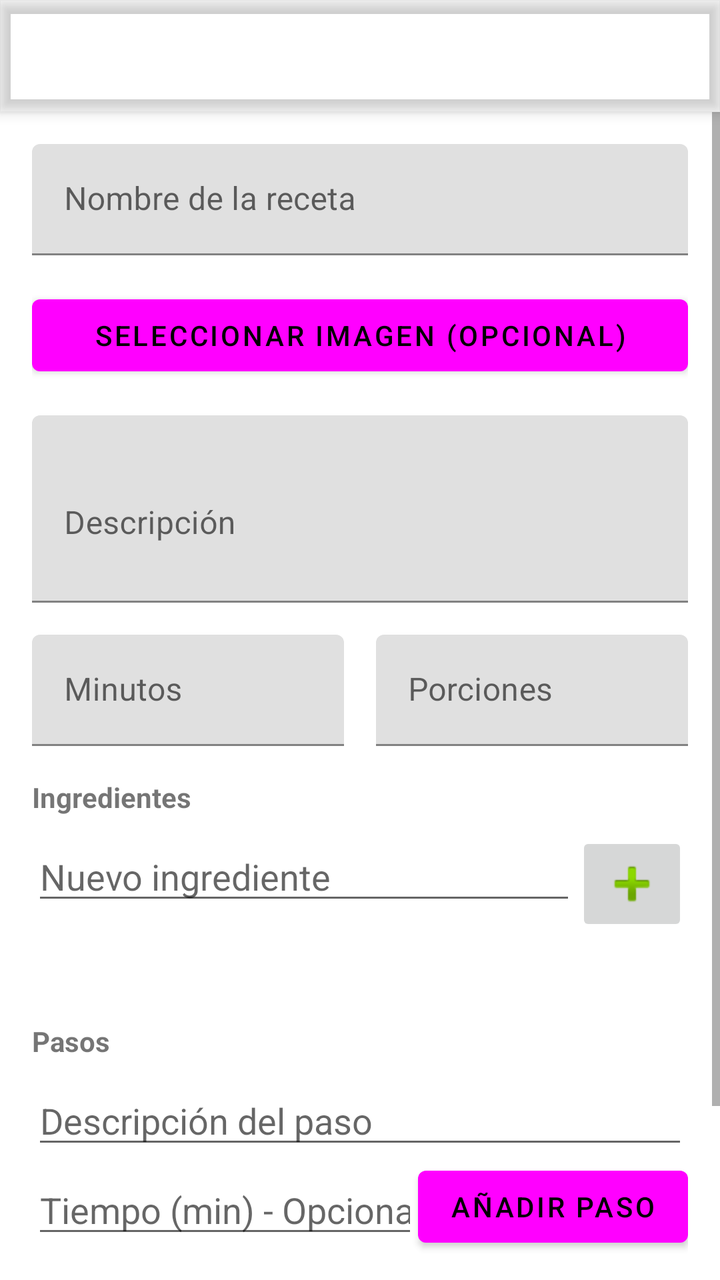
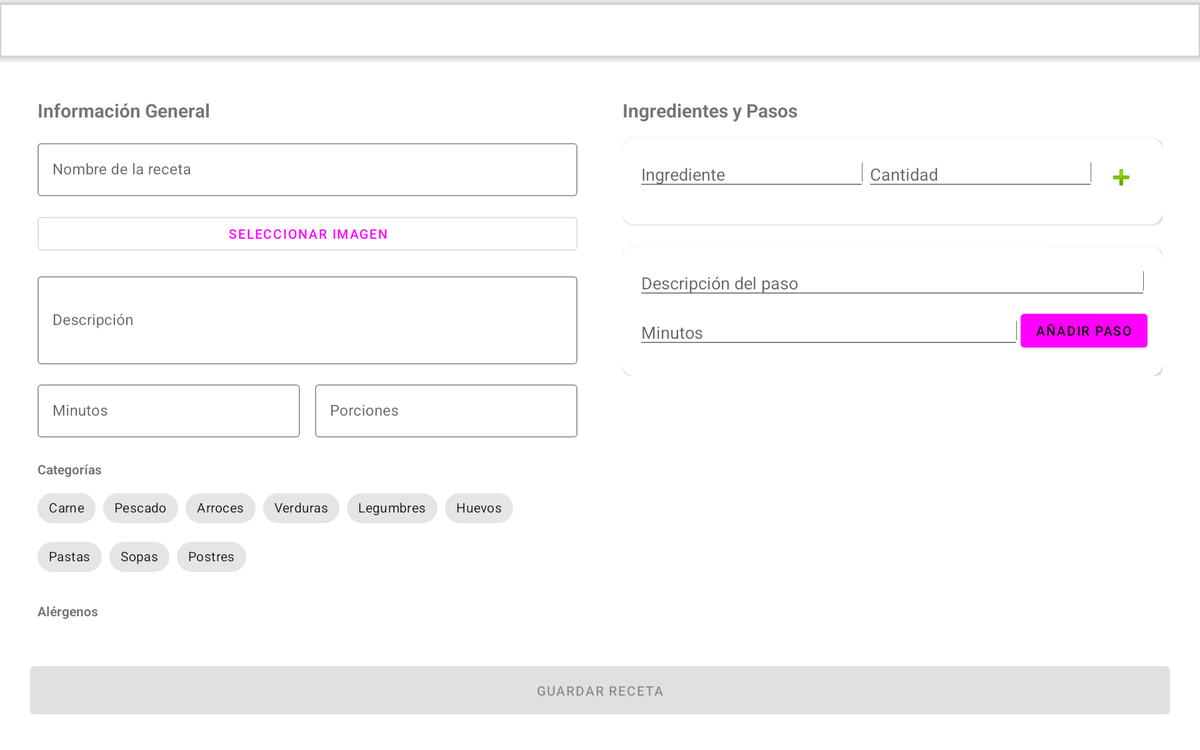

Two renders of one Android screen. The first uses the default layout on a phone; the second uses the alternative layout the repository ships for a different screen configuration, on a matching device. The two XML files are below.
<!-- AndroidManifest.xml: application theme Theme.RecetasApp -->
<!-- res/layout/activity_recipe_form.xml -->
<?xml version="1.0" encoding="utf-8"?>
<androidx.coordinatorlayout.widget.CoordinatorLayout xmlns:android="http://schemas.android.com/apk/res/android"
    xmlns:app="http://schemas.android.com/apk/res-auto"
    xmlns:tools="http://schemas.android.com/tools"
    android:layout_width="match_parent"
    android:layout_height="match_parent"
    tools:context=".ui.RecipeFormActivity">

    <com.google.android.material.appbar.AppBarLayout
        android:layout_width="match_parent"
        android:layout_height="wrap_content"
        android:theme="@style/Theme.RecetasApp.AppBarOverlay">
        
        <androidx.appcompat.widget.Toolbar
            android:id="@+id/toolbar"
            android:layout_width="match_parent"
            android:layout_height="?attr/actionBarSize"
            android:background="?attr/colorPrimary"
            app:popupTheme="@style/Theme.RecetasApp.PopupOverlay" />
    </com.google.android.material.appbar.AppBarLayout>

    <ScrollView
        android:layout_width="match_parent"
        android:layout_height="match_parent"
        app:layout_behavior="@string/appbar_scrolling_view_behavior">

        <LinearLayout
            android:layout_width="match_parent"
            android:layout_height="wrap_content"
            android:orientation="vertical"
            android:padding="16dp">

            <com.google.android.material.textfield.TextInputLayout
                android:layout_width="match_parent"
                android:layout_height="wrap_content"
                android:hint="Nombre de la receta"
                android:layout_marginBottom="16dp">

                <com.google.android.material.textfield.TextInputEditText
                    android:id="@+id/etRecipeName"
                    android:layout_width="match_parent"
                    android:layout_height="wrap_content"
                    android:inputType="textCapSentences"/>
            </com.google.android.material.textfield.TextInputLayout>

            <com.google.android.material.textfield.TextInputLayout
                android:layout_width="match_parent"
                android:layout_height="wrap_content"
                android:hint="URL de la imagen (opcional)"
                android:layout_marginBottom="16dp">

                <Button
                    android:id="@+id/etRecipeImage"
                    android:layout_width="match_parent"
                    android:layout_height="wrap_content"
                    android:text="Seleccionar imagen (opcional)"/>
            </com.google.android.material.textfield.TextInputLayout>

            <com.google.android.material.textfield.TextInputLayout
                android:layout_width="match_parent"
                android:layout_height="wrap_content"
                android:hint="Descripción"
                android:layout_marginBottom="16dp">

                <com.google.android.material.textfield.TextInputEditText
                    android:id="@+id/etRecipeDescription"
                    android:layout_width="match_parent"
                    android:layout_height="wrap_content"
                    android:inputType="textMultiLine"
                    android:lines="3"/>
            </com.google.android.material.textfield.TextInputLayout>

            <LinearLayout
                android:layout_width="match_parent"
                android:layout_height="wrap_content"
                android:orientation="horizontal"
                android:layout_marginBottom="16dp">

                <com.google.android.material.textfield.TextInputLayout
                    android:layout_width="0dp"
                    android:layout_height="wrap_content"
                    android:layout_weight="1"
                    android:hint="Minutos"
                    android:layout_marginEnd="8dp">

                    <com.google.android.material.textfield.TextInputEditText
                        android:id="@+id/etPrepTime"
                        android:layout_width="match_parent"
                        android:layout_height="wrap_content"
                        android:inputType="number"/>
                </com.google.android.material.textfield.TextInputLayout>

                <com.google.android.material.textfield.TextInputLayout
                    android:layout_width="0dp"
                    android:layout_height="wrap_content"
                    android:layout_weight="1"
                    android:hint="Porciones"
                    android:layout_marginStart="8dp">

                    <com.google.android.material.textfield.TextInputEditText
                        android:id="@+id/etServings"
                        android:layout_width="match_parent"
                        android:layout_height="wrap_content"
                        android:inputType="number"/>
                </com.google.android.material.textfield.TextInputLayout>
            </LinearLayout>

            <TextView
                android:layout_width="match_parent"
                android:layout_height="wrap_content"
                android:text="Ingredientes"
                android:textStyle="bold"
                android:layout_marginBottom="8dp"/>

            
            <LinearLayout
                android:layout_width="match_parent"
                android:layout_height="wrap_content"
                android:orientation="horizontal"
                android:layout_marginBottom="8dp">
                
                <EditText
                    android:id="@+id/etNewIngredient"
                    android:layout_width="0dp"
                    android:layout_height="wrap_content"
                    android:layout_weight="1"
                    android:hint="Nuevo ingrediente"/>
                    
                <ImageButton
                    android:id="@+id/btnAddIngredient"
                    android:layout_width="wrap_content"
                    android:layout_height="wrap_content"
                    android:src="@android:drawable/ic_input_add"/>
            </LinearLayout>
            
            <TextView
                android:id="@+id/tvIngredientsPreview"
                android:layout_width="match_parent"
                android:layout_height="wrap_content"
                android:layout_marginBottom="16dp"/>

            
            <TextView
                android:layout_width="match_parent"
                android:layout_height="wrap_content"
                android:text="Pasos"
                android:textStyle="bold"
                android:layout_marginBottom="8dp"/>
                
            <EditText
                android:id="@+id/etStepDesc"
                android:layout_width="match_parent"
                android:layout_height="wrap_content"
                android:hint="Descripción del paso"
                android:inputType="textMultiLine"/>

            <LinearLayout
                android:layout_width="match_parent"
                android:layout_height="wrap_content"
                android:orientation="horizontal"
                android:gravity="center_vertical"
                android:layout_marginBottom="8dp">
                
                <EditText
                    android:id="@+id/etStepTime"
                    android:layout_width="0dp"
                    android:layout_height="wrap_content"
                    android:layout_weight="1"
                    android:inputType="number"
                    android:hint="Tiempo (min) - Opcional"/>
                    
                <Button
                    android:id="@+id/btnAddStep"
                    android:layout_width="wrap_content"
                    android:layout_height="wrap_content"
                    android:text="Añadir Paso"/>
            </LinearLayout>

            <TextView
                android:id="@+id/tvStepsPreview"
                android:layout_width="match_parent"
                android:layout_height="wrap_content"
                android:layout_marginBottom="24dp"/>

            <Button
                android:id="@+id/btnSaveRecipe"
                android:layout_width="match_parent"
                android:layout_height="wrap_content"
                android:text="GUARDAR RECETA"
                android:enabled="false"/>

        </LinearLayout>
    </ScrollView>
</androidx.coordinatorlayout.widget.CoordinatorLayout>
<!-- resources referenced by this layout -->
<resources>
  <style name="Theme.RecetasApp.AppBarOverlay" parent="ThemeOverlay.AppCompat.Dark.ActionBar" />
  <style name="Theme.RecetasApp.PopupOverlay" parent="ThemeOverlay.AppCompat.Light" />
  <style name="Theme.RecetasApp" parent="Theme.MaterialComponents.DayNight.NoActionBar">
          
          <item name="colorPrimary">@color/secondaryColor</item>
          <item name="colorPrimaryVariant">@color/secondaryColor</item>
          <item name="colorOnPrimary">@color/black</item>
          
          <item name="colorSecondary">@color/verdePrimarioSombra</item>
          <item name="colorSecondaryVariant">@color/verdePrimarioSombra</item>
          <item name="colorOnSecondary">@color/white</item>
          
          <item name="android:statusBarColor">?attr/colorPrimaryVariant</item>
  
          
          <item name="android:windowBackground">@color/primaryColor</item>
          
      </style>
  <color name="black">#FF000000</color>
  <color name="verdePrimarioSombra">#75BC0B</color>
  <color name="white">#FFFFFFFF</color>
</resources>
<!-- res/layout-w1240dp/activity_recipe_form.xml (the repository's variant of the layout above) -->
<!-- drawn on a large tablet held sideways -->
<?xml version="1.0" encoding="utf-8"?>
<androidx.coordinatorlayout.widget.CoordinatorLayout xmlns:android="http://schemas.android.com/apk/res/android"
    xmlns:app="http://schemas.android.com/apk/res-auto"
    xmlns:tools="http://schemas.android.com/tools"
    android:layout_width="match_parent"
    android:layout_height="match_parent"
    tools:context=".ui.RecipeFormActivity">

    <com.google.android.material.appbar.AppBarLayout
        android:layout_width="match_parent"
        android:layout_height="wrap_content"
        android:theme="@style/Theme.RecetasApp.AppBarOverlay">

        <androidx.appcompat.widget.Toolbar
            android:id="@+id/toolbar"
            android:layout_width="match_parent"
            android:layout_height="?attr/actionBarSize"
            android:background="?attr/colorPrimary"
            app:popupTheme="@style/Theme.RecetasApp.PopupOverlay" />
    </com.google.android.material.appbar.AppBarLayout>

    <androidx.constraintlayout.widget.ConstraintLayout
        android:layout_width="match_parent"
        android:layout_height="match_parent"
        android:padding="32dp"
        app:layout_behavior="@string/appbar_scrolling_view_behavior">

        <androidx.core.widget.NestedScrollView
            android:id="@+id/nsvLeft"
            android:layout_width="0dp"
            android:layout_height="0dp"
            android:layout_marginEnd="16dp"
            app:layout_constraintBottom_toTopOf="@id/btnSaveRecipe"
            app:layout_constraintEnd_toStartOf="@+id/guidelineCenter"
            app:layout_constraintStart_toStartOf="parent"
            app:layout_constraintTop_toTopOf="parent">

            <LinearLayout
                android:layout_width="match_parent"
                android:layout_height="wrap_content"
                android:orientation="vertical"
                android:padding="8dp">

                <TextView
                    android:layout_width="match_parent"
                    android:layout_height="wrap_content"
                    android:text="Información General"
                    android:textSize="20sp"
                    android:textStyle="bold"
                    android:layout_marginBottom="16dp"/>

                <com.google.android.material.textfield.TextInputLayout
                    android:layout_width="match_parent"
                    android:layout_height="wrap_content"
                    android:hint="Nombre de la receta"
                    android:layout_marginBottom="16dp"
                    style="@style/Widget.MaterialComponents.TextInputLayout.OutlinedBox">
                    <com.google.android.material.textfield.TextInputEditText
                        android:id="@+id/etRecipeName"
                        android:layout_width="match_parent"
                        android:layout_height="wrap_content"
                        android:inputType="textCapSentences"/>
                </com.google.android.material.textfield.TextInputLayout>

                <Button
                    android:id="@+id/etRecipeImage"
                    android:layout_width="match_parent"
                    android:layout_height="wrap_content"
                    android:text="Seleccionar imagen"
                    style="@style/Widget.MaterialComponents.Button.OutlinedButton"
                    android:layout_marginBottom="16dp"/>

                <com.google.android.material.textfield.TextInputLayout
                    android:layout_width="match_parent"
                    android:layout_height="wrap_content"
                    android:hint="Descripción"
                    android:layout_marginBottom="16dp"
                    style="@style/Widget.MaterialComponents.TextInputLayout.OutlinedBox">
                    <com.google.android.material.textfield.TextInputEditText
                        android:id="@+id/etRecipeDescription"
                        android:layout_width="match_parent"
                        android:layout_height="wrap_content"
                        android:inputType="textMultiLine"
                        android:lines="3"/>
                </com.google.android.material.textfield.TextInputLayout>

                <LinearLayout
                    android:layout_width="match_parent"
                    android:layout_height="wrap_content"
                    android:orientation="horizontal"
                    android:layout_marginBottom="24dp">
                    <com.google.android.material.textfield.TextInputLayout
                        android:layout_width="0dp"
                        android:layout_height="wrap_content"
                        android:layout_weight="1"
                        android:hint="Minutos"
                        android:layout_marginEnd="8dp"
                        style="@style/Widget.MaterialComponents.TextInputLayout.OutlinedBox">
                        <com.google.android.material.textfield.TextInputEditText
                            android:id="@+id/etPrepTime"
                            android:layout_width="match_parent"
                            android:layout_height="wrap_content"
                            android:inputType="number"/>
                    </com.google.android.material.textfield.TextInputLayout>
                    <com.google.android.material.textfield.TextInputLayout
                        android:layout_width="0dp"
                        android:layout_height="wrap_content"
                        android:layout_weight="1"
                        android:hint="Porciones"
                        android:layout_marginStart="8dp"
                        style="@style/Widget.MaterialComponents.TextInputLayout.OutlinedBox">
                        <com.google.android.material.textfield.TextInputEditText
                            android:id="@+id/etServings"
                            android:layout_width="match_parent"
                            android:layout_height="wrap_content"
                            android:inputType="number"/>
                    </com.google.android.material.textfield.TextInputLayout>
                </LinearLayout>

                <TextView
                    android:layout_width="match_parent"
                    android:layout_height="wrap_content"
                    android:text="Categorías"
                    android:textStyle="bold"
                    android:layout_marginBottom="8dp"/>
                <com.google.android.material.chip.ChipGroup
                    android:id="@+id/cgCategories"
                    android:layout_width="match_parent"
                    android:layout_height="wrap_content"
                    android:layout_marginBottom="24dp"
                    app:chipSpacingVertical="4dp">
                    <com.google.android.material.chip.Chip android:id="@+id/chipCarne" style="@style/Widget.MaterialComponents.Chip.Filter" android:layout_width="wrap_content" android:layout_height="wrap_content" android:checkable="true" android:text="Carne" />
                    <com.google.android.material.chip.Chip android:id="@+id/chipPescado" style="@style/Widget.MaterialComponents.Chip.Filter" android:layout_width="wrap_content" android:layout_height="wrap_content" android:checkable="true" android:text="Pescado" />
                    <com.google.android.material.chip.Chip android:id="@+id/chipArroces" style="@style/Widget.MaterialComponents.Chip.Filter" android:layout_width="wrap_content" android:layout_height="wrap_content" android:checkable="true" android:text="Arroces" />
                    <com.google.android.material.chip.Chip android:id="@+id/chipVerduras" style="@style/Widget.MaterialComponents.Chip.Filter" android:layout_width="wrap_content" android:layout_height="wrap_content" android:checkable="true" android:text="Verduras" />
                    <com.google.android.material.chip.Chip android:id="@+id/chipLegumbres" style="@style/Widget.MaterialComponents.Chip.Filter" android:layout_width="wrap_content" android:layout_height="wrap_content" android:checkable="true" android:text="Legumbres" />
                    <com.google.android.material.chip.Chip android:id="@+id/chipHuevos" style="@style/Widget.MaterialComponents.Chip.Filter" android:layout_width="wrap_content" android:layout_height="wrap_content" android:checkable="true" android:text="Huevos" />
                    <com.google.android.material.chip.Chip android:id="@+id/chipPastas" style="@style/Widget.MaterialComponents.Chip.Filter" android:layout_width="wrap_content" android:layout_height="wrap_content" android:checkable="true" android:text="Pastas" />
                    <com.google.android.material.chip.Chip android:id="@+id/chipSopas" style="@style/Widget.MaterialComponents.Chip.Filter" android:layout_width="wrap_content" android:layout_height="wrap_content" android:checkable="true" android:text="Sopas" />
                    <com.google.android.material.chip.Chip android:id="@+id/chipPostres" style="@style/Widget.MaterialComponents.Chip.Filter" android:layout_width="wrap_content" android:layout_height="wrap_content" android:checkable="true" android:text="Postres" />
                </com.google.android.material.chip.ChipGroup>

                <TextView
                    android:layout_width="match_parent"
                    android:layout_height="wrap_content"
                    android:text="Alérgenos"
                    android:textStyle="bold"
                    android:layout_marginBottom="8dp"/>
                <com.google.android.material.chip.ChipGroup
                    android:id="@+id/cgAllergens"
                    android:layout_width="match_parent"
                    android:layout_height="wrap_content"
                    android:layout_marginBottom="16dp"
                    app:chipSpacingVertical="4dp">
                </com.google.android.material.chip.ChipGroup>
            </LinearLayout>
        </androidx.core.widget.NestedScrollView>

        <androidx.constraintlayout.widget.Guideline
            android:id="@+id/guidelineCenter"
            android:layout_width="wrap_content"
            android:layout_height="wrap_content"
            android:orientation="vertical"
            app:layout_constraintGuide_percent="0.5" />

        <androidx.core.widget.NestedScrollView
            android:id="@+id/nsvRight"
            android:layout_width="0dp"
            android:layout_height="0dp"
            android:layout_marginStart="16dp"
            app:layout_constraintBottom_toTopOf="@id/btnSaveRecipe"
            app:layout_constraintEnd_toEndOf="parent"
            app:layout_constraintStart_toEndOf="@id/guidelineCenter"
            app:layout_constraintTop_toTopOf="parent">

            <LinearLayout
                android:layout_width="match_parent"
                android:layout_height="wrap_content"
                android:orientation="vertical"
                android:padding="8dp">

                <TextView
                    android:layout_width="match_parent"
                    android:layout_height="wrap_content"
                    android:text="Ingredientes y Pasos"
                    android:textSize="20sp"
                    android:textStyle="bold"
                    android:layout_marginBottom="16dp"/>

                <com.google.android.material.card.MaterialCardView
                    android:layout_width="match_parent"
                    android:layout_height="wrap_content"
                    app:cardCornerRadius="12dp"
                    app:cardElevation="2dp"
                    android:layout_marginBottom="24dp">
                    <LinearLayout
                        android:layout_width="match_parent"
                        android:layout_height="wrap_content"
                        android:orientation="vertical"
                        android:padding="16dp">
                        <LinearLayout
                            android:layout_width="match_parent"
                            android:layout_height="wrap_content"
                            android:orientation="horizontal">
                            <EditText android:id="@+id/etNewIngredient" android:layout_width="0dp" android:layout_height="wrap_content" android:layout_weight="1" android:hint="Ingrediente"/>
                            <EditText android:id="@+id/etIngredientQuantity" android:layout_width="0dp" android:layout_height="wrap_content" android:layout_weight="1" android:hint="Cantidad"/>
                            <ImageButton android:id="@+id/btnAddIngredient" android:layout_width="wrap_content" android:layout_height="wrap_content" android:backgroundTint="@color/white" android:src="@android:drawable/ic_input_add"/>
                        </LinearLayout>
                        <LinearLayout android:id="@+id/llIngredientsContainer" android:layout_width="match_parent" android:layout_height="wrap_content" android:orientation="vertical" android:layout_marginTop="8dp"/>
                    </LinearLayout>
                </com.google.android.material.card.MaterialCardView>

                <com.google.android.material.card.MaterialCardView
                    android:layout_width="match_parent"
                    android:layout_height="wrap_content"
                    app:cardCornerRadius="12dp"
                    app:cardElevation="2dp">
                    <LinearLayout
                        android:layout_width="match_parent"
                        android:layout_height="wrap_content"
                        android:orientation="vertical"
                        android:padding="16dp">
                        <EditText android:id="@+id/etStepDesc" android:layout_width="match_parent" android:layout_height="wrap_content" android:hint="Descripción del paso" android:inputType="textMultiLine"/>
                        <LinearLayout
                            android:layout_width="match_parent"
                            android:layout_height="wrap_content"
                            android:orientation="horizontal"
                            android:gravity="center_vertical"
                            android:layout_marginTop="8dp">
                            <EditText android:id="@+id/etStepTime" android:layout_width="0dp" android:layout_height="wrap_content" android:layout_weight="1" android:inputType="number" android:hint="Minutos"/>
                            <Button android:id="@+id/btnAddStep" android:layout_width="wrap_content" android:layout_height="wrap_content" android:text="Añadir Paso"/>
                        </LinearLayout>
                        <LinearLayout android:id="@+id/llStepsContainer" android:layout_width="match_parent" android:layout_height="wrap_content" android:orientation="vertical" android:layout_marginTop="8dp"/>
                    </LinearLayout>
                </com.google.android.material.card.MaterialCardView>
            </LinearLayout>
        </androidx.core.widget.NestedScrollView>

        <Button
            android:id="@+id/btnSaveRecipe"
            android:layout_width="0dp"
            android:layout_height="wrap_content"
            android:layout_marginTop="24dp"
            android:padding="16dp"
            android:text="GUARDAR RECETA"
            android:enabled="false"
            app:layout_constraintBottom_toBottomOf="parent"
            app:layout_constraintEnd_toEndOf="parent"
            app:layout_constraintStart_toStartOf="parent" />

    </androidx.constraintlayout.widget.ConstraintLayout>
</androidx.coordinatorlayout.widget.CoordinatorLayout>
<!-- resources referenced by the variant -->
<!-- as a large tablet held sideways resolves them -->
<resources>
  <color name="white">#FFFFFFFF</color>
  <style name="Theme.RecetasApp.AppBarOverlay" parent="ThemeOverlay.AppCompat.Dark.ActionBar" />
  <style name="Theme.RecetasApp.PopupOverlay" parent="ThemeOverlay.AppCompat.Light" />
  <style name="Theme.RecetasApp" parent="Theme.MaterialComponents.DayNight.NoActionBar">
          
          <item name="colorPrimary">@color/secondaryColor</item>
          <item name="colorPrimaryVariant">@color/secondaryColor</item>
          <item name="colorOnPrimary">@color/black</item>
          
          <item name="colorSecondary">@color/verdePrimarioSombra</item>
          <item name="colorSecondaryVariant">@color/verdePrimarioSombra</item>
          <item name="colorOnSecondary">@color/white</item>
          
          <item name="android:statusBarColor">?attr/colorPrimaryVariant</item>
  
          
          <item name="android:windowBackground">@color/primaryColor</item>
          
      </style>
  <color name="black">#FF000000</color>
  <color name="verdePrimarioSombra">#75BC0B</color>
</resources>
